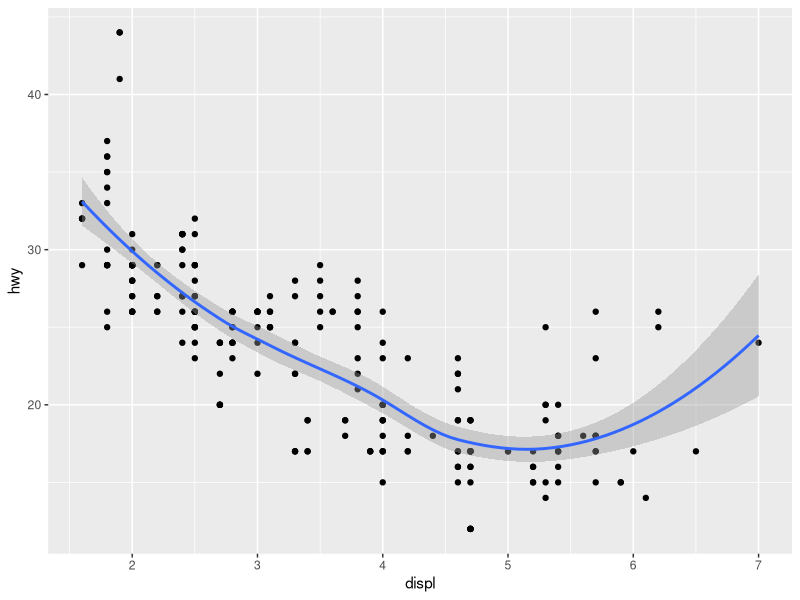
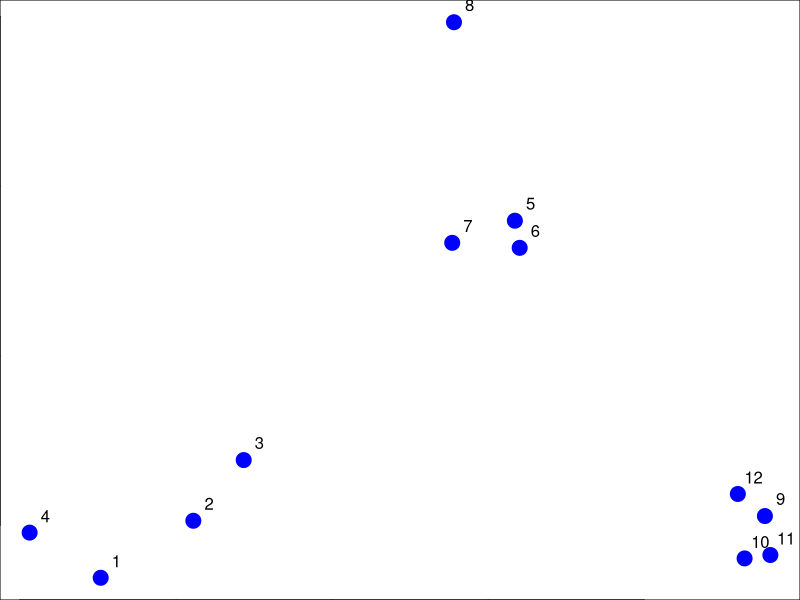

Reproduce these figures in R, in order.
## ---- chunk 1
library(ggplot2)
## ---- chunk 2
qplot(displ, hwy, data = mpg, geom = c("point", "smooth"))
## ---- chunk 3
set.seed(1234); par(mar=c(0,0,0,0))
x <- rnorm(12,mean=rep(1:3,each=4),sd=0.2)
y <- rnorm(12,mean=rep(c(1,2,1),each=4),sd=0.2)
plot(x,y,col="blue",pch=19,cex=2)
text(x+0.05,y+0.05,labels=as.character(1:12))
